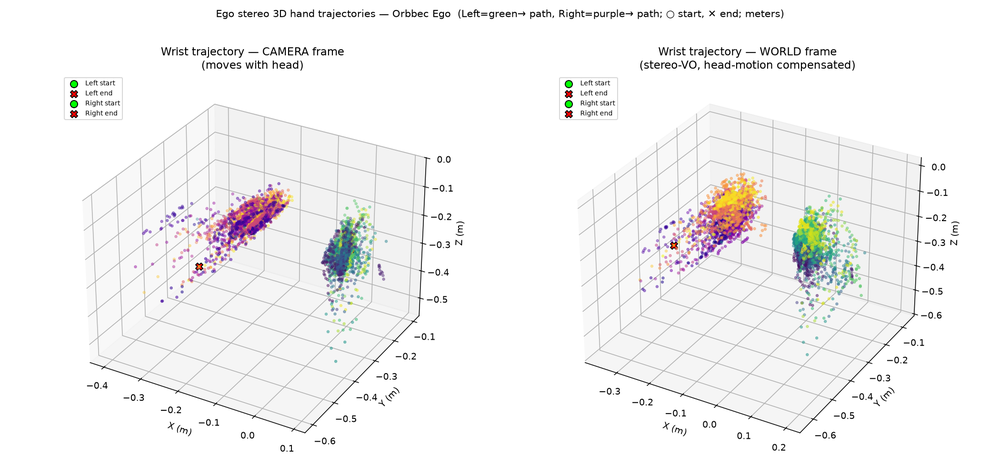
#> input picture stereo_3d/world_traj.png, 1000 x 467 px, shrunk from 2100 x 980 before the run
$ python -i stereo3d.py   (imports and definitions only)
#> lines starting #> are read from the running program, lines starting #| are printed output that depends on the picture
#> further down, picture is the input picture: shape (467, 1000, 3); mean B, G, R 243.4, 243.4, 244
"""
Stereo 3D hand keypoint lifting (Orbbec Ego).
----------------------------------------------
Pipeline for a single synchronized (left, right) frame pair:

  1. Detect hands with MediaPipe on BOTH raw fisheye images (21 pts each).
  2. Undistort the keypoints (NOT the image) with the KB fisheye model,
     yielding normalized camera-ray coordinates.
  3. Match hands across the two cameras by epipolar/vertical consistency
     (NOT by MediaPipe's handedness label, which is unreliable on ego views).
  4. Triangulate matched keypoints -> 21 points in 3D (LEFT camera frame, meters).
  5. Validate geometry (plausible distance + bone lengths) and filter the
     wearer's hands by distance (a second person may appear in frame).

Design notes / honesty:
  - MediaPipe runs on the RAW fisheye. It's reliable near the image center
    (mild distortion); accuracy degrades toward the edges. We undistort the
    detected POINTS so 3D geometry stays correct regardless.
  - Triangulation requires the hand to be visible in BOTH cameras. Frames
    where a hand is seen by only one camera yield no 3D for that hand.
"""

from __future__ import annotations

from dataclasses import dataclass, field
from typing import Optional

import cv2
import numpy as np

from calibration import StereoCalib, CameraCalib

# NOTE: mediapipe is imported lazily inside StereoHandDetector so this module
# can be used with the WiLoR backend on machines without mediapipe installed.


# MediaPipe hand landmark topology (for bone-length validation + rendering)
HAND_CONNECTIONS = [
    (0, 1), (1, 2), (2, 3), (3, 4),         # thumb
    (0, 5), (5, 6), (6, 7), (7, 8),         # index
    (0, 9), (9, 10), (10, 11), (11, 12),    # middle
    (0, 13), (13, 14), (14, 15), (15, 16),  # ring
    (0, 17), (17, 18), (18, 19), (19, 20),  # pinky
    (5, 9), (9, 13), (13, 17),              # palm
]

# Plausible metric ranges for a real adult hand (meters) — used for QA.
WEARER_MAX_DISTANCE_M = 0.90     # wearer's own hands are within arm's reach
WEARER_MIN_DISTANCE_M = 0.10
MAX_HAND_SPAN_M = 0.30           # wrist->middle-tip should be < ~30cm
MIN_HAND_SPAN_M = 0.05


# ─────────────────────────────────────────────────────────────────────
# Data containers
# ─────────────────────────────────────────────────────────────────────
@dataclass
class HandDetection2D:
    """One hand detected in one image."""
    keypoints_px: np.ndarray     # (21,2) pixel coords in the raw image
    handedness: str              # MediaPipe label ("Left"/"Right") — hint only
    score: float                 # detection confidence

    @property
    def wrist_px(self) -> np.ndarray:
        return self.keypoints_px[0]

    # [4 lines left out: function bbox, not called in this run]


@dataclass
class Hand3D:
    """A triangulated hand in the LEFT camera frame (meters)."""
    keypoints_3d: np.ndarray     # (21,3) meters, left-camera frame
    handedness: str
    reproj_error_px: float       # mean reprojection error (QA)
    distance_m: float            # wrist distance from camera
    left_2d: np.ndarray          # (21,2) source pixels (left)
    right_2d: np.ndarray         # (21,2) source pixels (right)

    def hand_span_m(self) -> float:
        """Wrist (0) to middle-finger tip (12) Euclidean distance."""
        return float(np.linalg.norm(self.keypoints_3d[12] - self.keypoints_3d[0]))


# ─────────────────────────────────────────────────────────────────────
# Image preprocessing (improves detection on dark / low-contrast ego video)
# ─────────────────────────────────────────────────────────────────────
def enhance_for_detection(image_bgr: np.ndarray,
                          clahe_clip: float = 2.0,
                          clahe_grid: int = 8,
                          brightness_gain: float = 1.0) -> np.ndarray:
    """
    Enhance a dark/low-contrast frame to help hand detection.

    Uses CLAHE (Contrast-Limited Adaptive Histogram Equalization) on the L
    channel of LAB — boosts LOCAL contrast without blowing out bright areas
    (better than a global brightness multiply). Optional brightness gain on top.

    This does NOT change geometry — keypoints detected on the enhanced image
    are still in the SAME pixel coordinates, so undistortion/triangulation are
    unaffected. We only enhance the pixels the detector sees.
    """
#> called with clahe_clip = 2, clahe_grid = 8, brightness_gain = 1
    lab = cv2.cvtColor(image_bgr, cv2.COLOR_BGR2LAB)
#> lab: shape (467, 1000, 3); mean of channels 0, 1, 2 244.7, 128.3, 128.1
    l, a, b = cv2.split(lab)
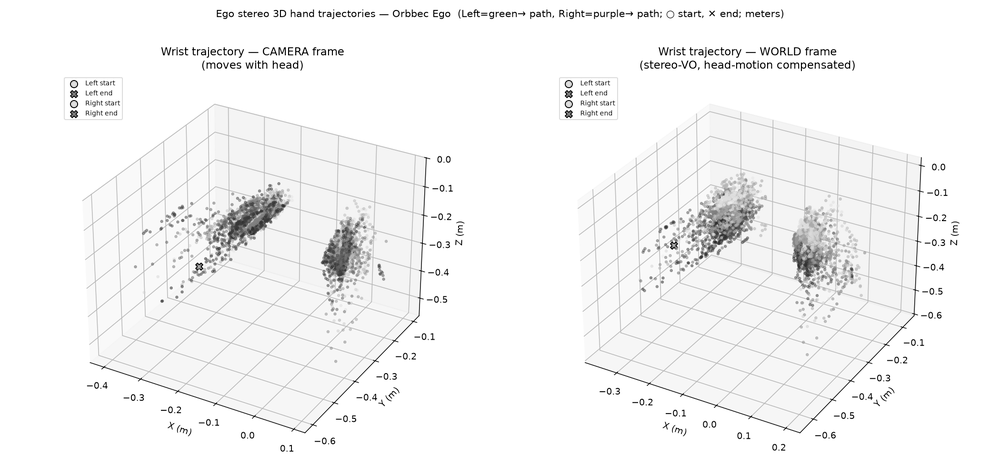
#> l: shape (467, 1000); min 0, max 255, mean 244.7
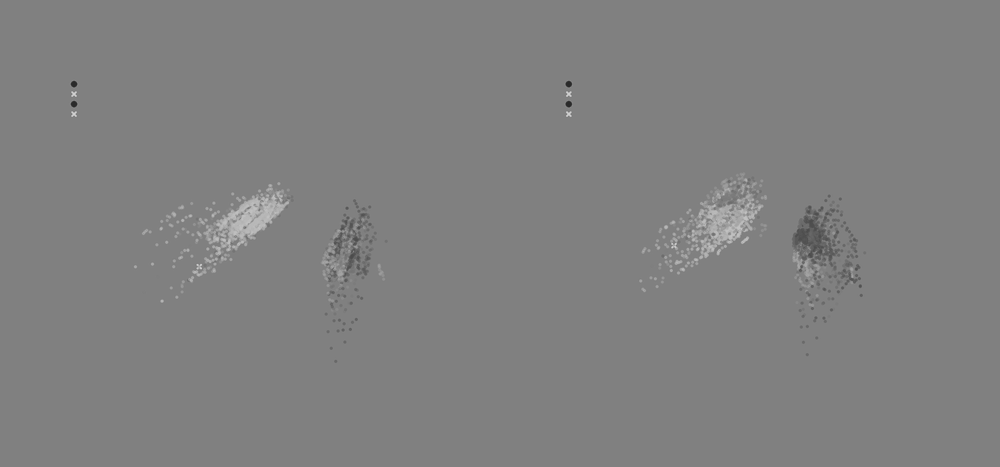
#> a: shape (467, 1000); min 42, max 208, mean 128.3
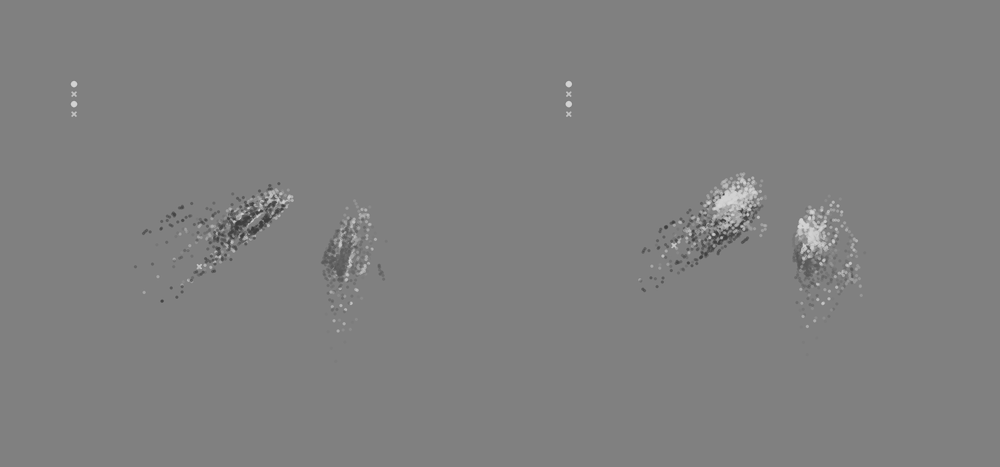
#> b: shape (467, 1000); min 59, max 214, mean 128.1
    clahe = cv2.createCLAHE(clipLimit=clahe_clip,
                            tileGridSize=(clahe_grid, clahe_grid))
    l = clahe.apply(l)
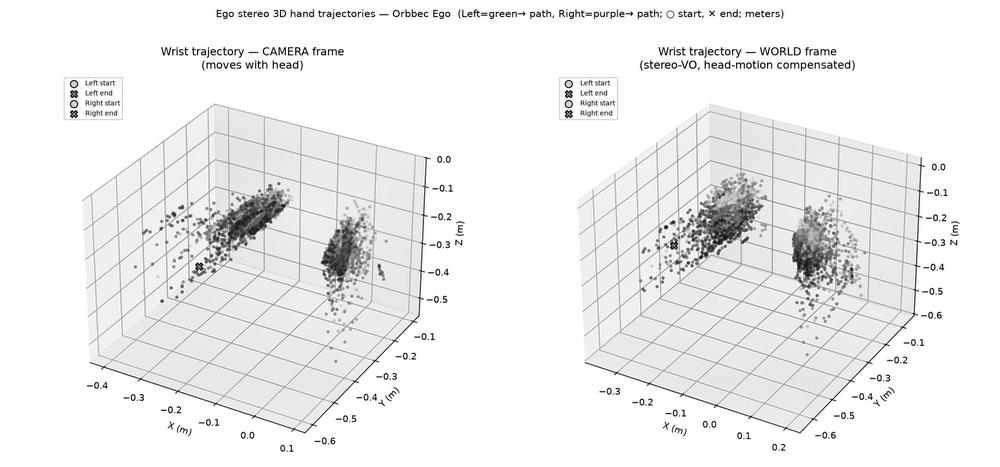
#> l: shape (467, 1000); min 1, max 255, mean 238.9
    lab = cv2.merge([l, a, b])
#> lab: shape (467, 1000, 3); mean of channels 0, 1, 2 238.9, 128.3, 128.1
    out = cv2.cvtColor(lab, cv2.COLOR_LAB2BGR)
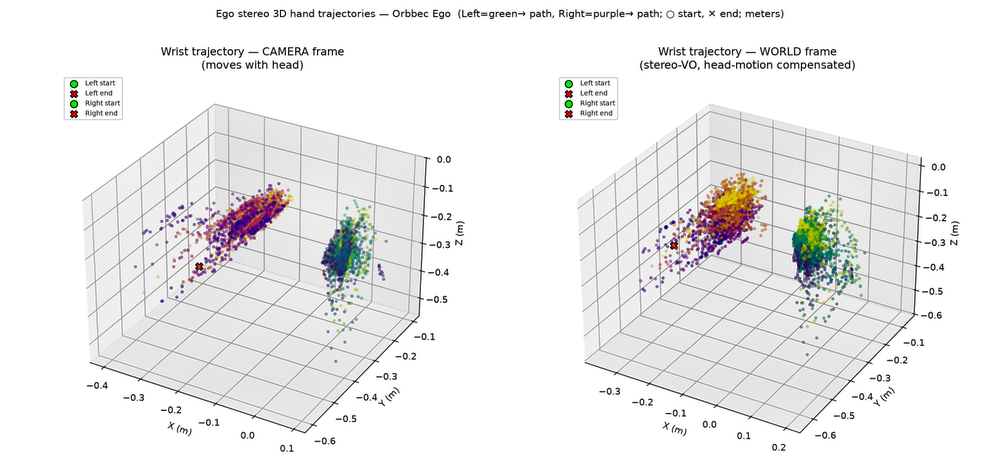
#> out: shape (467, 1000, 3); mean B, G, R 237.1, 237.2, 237.7
    if brightness_gain != 1.0:
        out = cv2.convertScaleAbs(out, alpha=brightness_gain, beta=0)
    return out


# ─────────────────────────────────────────────────────────────────────
# Hand detector (MediaPipe wrapper)
# ─────────────────────────────────────────────────────────────────────
class StereoHandDetector:
    # [53 lines left out: functions __init__, detect, not called in this run]

    def close(self):
        self._det.close()


# ─────────────────────────────────────────────────────────────────────
# Geometry
# ─────────────────────────────────────────────────────────────────────
# [123 lines left out: functions undistort_points_kb, triangulate, reprojection_error, match_hands, lift_frame_to_3d, not called in this run]

>>> import cv2
>>> picture = cv2.imread('../world_traj.png')
>>> result = enhance_for_detection(picture)
